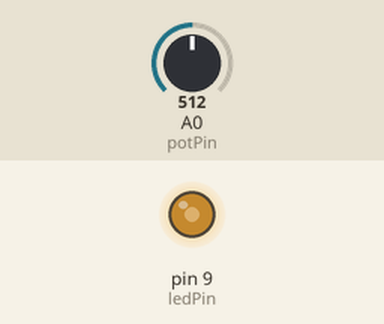
Simulated run of this sketch. Board: Arduino Uno, built with avr-gcc and run on an emulated ATmega328P. Parts: output pins drawn as LEDs (lit = HIGH). Inputs (shaded band) come from the test bench; at power-on: A0 (potPin) = 512.

Above: at 1.2 s.
1.3 s: A0 (potPin) set to 716
At 2.5 s:
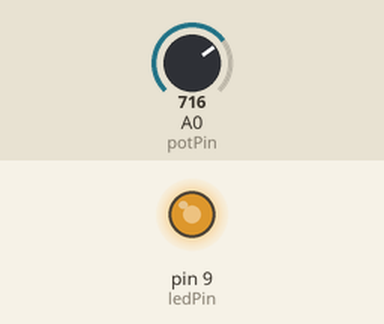
2.8 s: A0 (potPin) set to 900
At 3.9 s:
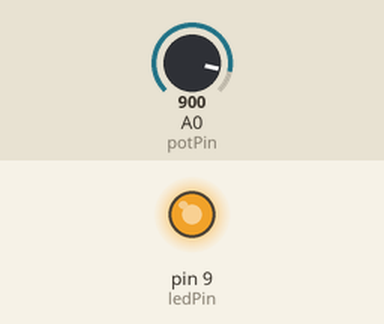
4.3 s: A0 (potPin) set to 122
At 4.9 s:
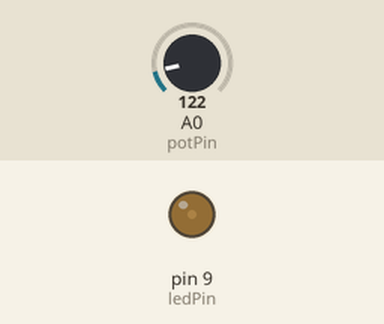
5.8 s: A0 (potPin) set to 0
At 6.2 s:
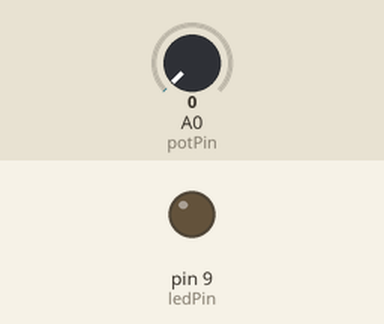
7.3 s: A0 (potPin) set to 511
At 8.4 s:
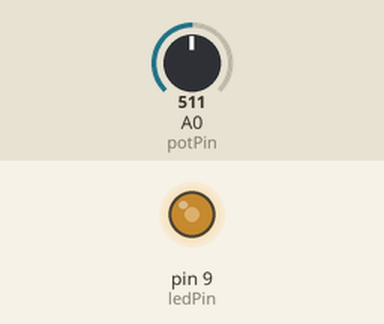
Timing chart, 0 to 9.8 s (numbered marks = the images above; inputs shaded):
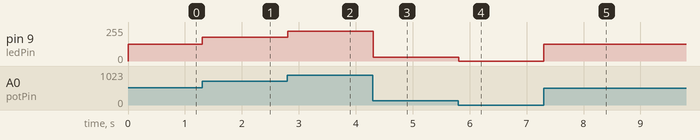

Measured:
- after the input at 1.3 s, pin 9 (ledPin): 127/255 → 178/255 at once
- after the input at 2.8 s, pin 9 (ledPin): 178/255 → 224/255 at once
- after the input at 4.3 s, pin 9 (ledPin): 224/255 → 30/255 at once
- after the input at 5.8 s, pin 9 (ledPin): 30/255 → 0/255 at once
- after the input at 7.3 s, pin 9 (ledPin): 0/255 → 127/255 at once

The sketch:

Project_6_Potentiometer_LED_Control.ino
```cpp
// Project 6: Potentiometer LED Control
// Controls the brightness of an LED using a potentiometer.

int potPin = A0; // Potentiometer connected to Analog Pin 0
int ledPin = 9;  // LED connected to PWM Pin 9
int val = 0;     // Variable to store the value from the potentiometer

void setup() {
  pinMode(ledPin, OUTPUT);
}

void loop() {
  val = analogRead(potPin);           // Read the potentiometer value (0-1023)
  val = map(val, 0, 1023, 0, 255);    // Map it to the PWM range (0-255)
  analogWrite(ledPin, val);           // Set the LED brightness
  delay(10);
}
```
